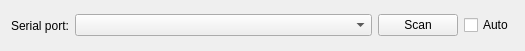
<?xml version="1.0" encoding="UTF-8"?>
<ui version="4.0">
 <class>port</class>
 <widget class="QWidget" name="port">
  <property name="geometry">
   <rect>
    <x>0</x>
    <y>0</y>
    <width>525</width>
    <height>51</height>
   </rect>
  </property>
  <property name="windowTitle">
   <string>Form</string>
  </property>
  <layout class="QHBoxLayout" name="horizontalLayout">
   <item>
    <widget class="QLabel" name="serialPortLabel">
     <property name="text">
      <string>Serial port:</string>
     </property>
    </widget>
   </item>
   <item>
    <widget class="QComboBox" name="serialPortComboBox">
     <property name="sizePolicy">
      <sizepolicy hsizetype="MinimumExpanding" vsizetype="Fixed">
       <horstretch>0</horstretch>
       <verstretch>0</verstretch>
      </sizepolicy>
     </property>
     <property name="sizeAdjustPolicy">
      <enum>QComboBox::AdjustToContentsOnFirstShow</enum>
     </property>
     <property name="frame">
      <bool>true</bool>
     </property>
    </widget>
   </item>
   <item>
    <widget class="QPushButton" name="scanPushButton">
     <property name="sizePolicy">
      <sizepolicy hsizetype="Maximum" vsizetype="Fixed">
       <horstretch>0</horstretch>
       <verstretch>0</verstretch>
      </sizepolicy>
     </property>
     <property name="text">
      <string>Scan</string>
     </property>
     <property name="autoDefault">
      <bool>false</bool>
     </property>
     <property name="default">
      <bool>false</bool>
     </property>
     <property name="flat">
      <bool>false</bool>
     </property>
    </widget>
   </item>
   <item>
    <widget class="QCheckBox" name="autoCheckBox">
     <property name="text">
      <string>Auto</string>
     </property>
    </widget>
   </item>
  </layout>
 </widget>
 <resources/>
 <connections/>
</ui>
